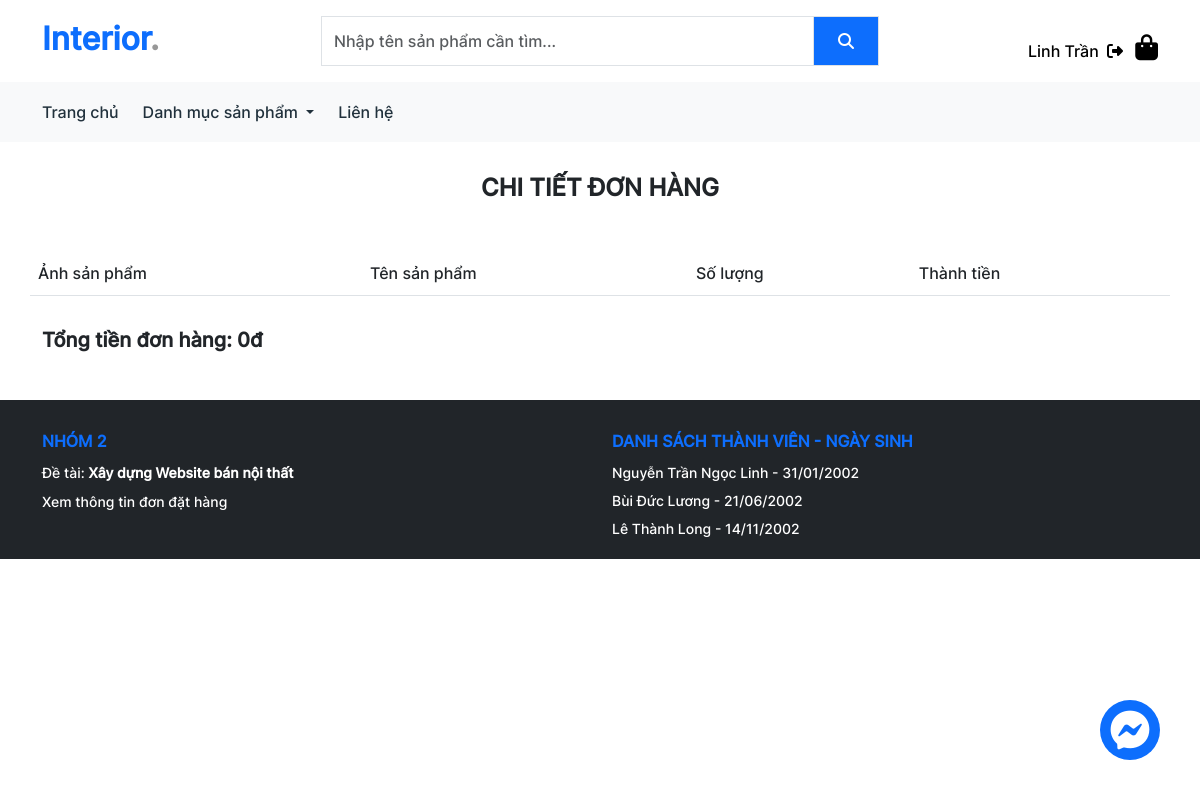
/view_order.php (signed in), run on an earlier commit of the app's database.
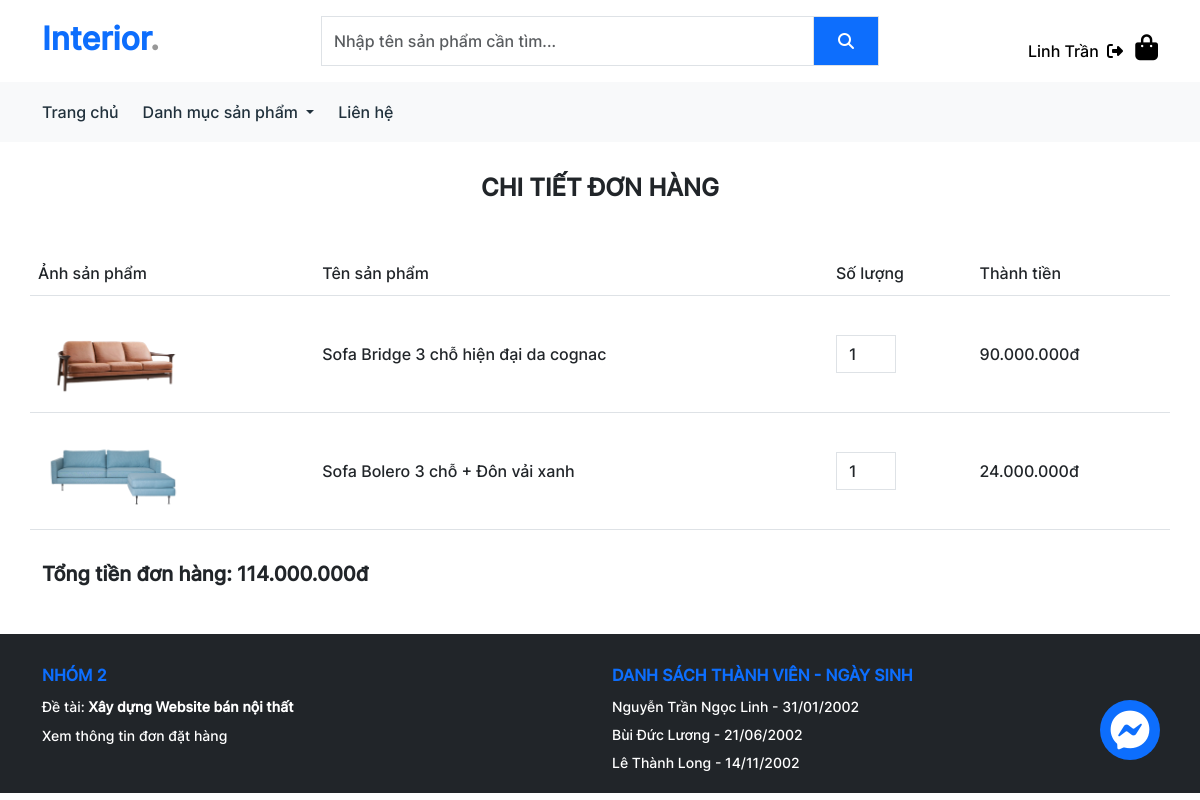
And on a later commit of the database.
### tables this page shows
CREATE TABLE `order_product` (
  `id` int(11) NOT NULL,
  `order_id` int(11) NOT NULL,
  `product_id` int(11) NOT NULL,
  `quantity` int(11) NOT NULL
);

CREATE TABLE `products` (
  `id` int(11) NOT NULL,
  `name` varchar(100) NOT NULL,
  `price` int(11) NOT NULL,
  `discount` int(11) NOT NULL,
  `image` text NOT NULL,
  `category_id` int(11) NOT NULL,
  `description` text NOT NULL
);

### classes/database.php (called while the page is built, shortened)
<?php
class Database
{
  private $conn = null;
  public function __construct()
  {
    $this->conn = new mysqli(DB_HOST, DB_USER, DB_PASS, DB_NAME);
  }
  public function viewOrderDetail($id)
  {
    $data = array();
    $sql = "SELECT * FROM `order_product` INNER JOIN orders_detail ON orders_detail.id = order_product.order_id INNER JOIN products ON products.id = order_product.product_id WHERE orders_detail.user_id = ?";
    $stmt = $this->conn->prepare($sql);
    $stmt->bind_param("i", $id);
    $stmt->execute();
    $result = $stmt->get_result();
    while ($row = $result->fetch_assoc()) {
      $data[] = $row;
    }
    return $data;
  }
}

### view_order.php (the view, shortened to what this page needs)
<!DOCTYPE html>
<html lang="en">
<head>
  <link rel="stylesheet" href="./assets/fonts/css/all.min.css" />
  <link rel="stylesheet" href="./lib/boostrap/css/bootstrap.min.css" />
  <link rel="stylesheet" href="./assets/css/app.css" />
</head>
<body>
  <div id="root">
    <?php
    include_once("./includes/header.php");
    include_once("./includes/messenger.php");
    require_once("./classes/database.php");
    $db = new Database();
    ?>
    <div class="container mt-3">
      <div class="row">
        <h4 class="text-uppercase text-center pb-5">Chi tiết đơn hàng</h4>
        <?php
        if (isset($_SESSION["user"])) :
        ?>
          <table class="table">
            <thead>
              <tr>
                <td>Ảnh sản phẩm</td>
                <td>Tên sản phẩm</td>
                <td>Số lượng</td>
                <td>Thành tiền</td>
              </tr>
            </thead>
            <tbody>
              <?php
              $order_detail = $db->viewOrderDetail($_SESSION["user"]["id"]);
              $total = 0;
              foreach ($order_detail as $p) :
                $total += ($p["price"] - ($p["price"] * $p["discount"] / 100)) * $p["quantity"];
              ?>
                <tr>
                  <td><img src="./assets/images/<?= $p["image"] ?>" class="object-fit-cover" width="150" height="100" alt=""></td>
                  <td>
                    <?= $p["name"] ?>
                  </td>
                  <td>
                    <input type="number" value="<?= $p["quantity"] ?>" class="form-control shadow-none" style="width: 60px;" readonly>
                  </td>
                  <td>
                    <?= number_format(($p["price"] - ($p["price"] * $p["discount"] / 100)) * $p["quantity"], 0, '', '.') ?>đ
                  </td>
                </tr>
              <?php endforeach; ?>
            </tbody>
          </table>
          <h5 class="pt-3">Tổng tiền đơn hàng: <?= number_format($total, 0, '', '.') ?>đ</h5>
        <?php
        endif; ?>
      </div>
    </div>
    <?php
    include_once("./includes/footer.php");
    ?>
  </div>
</body>
</html>

What changed in the data, as far as the page shows it:
added order_product: product.image (picture), product.name "Sofa Bridge 3 chỗ hiện đại da cognac", quantity "1", ($p["price"] - ($p["price"] * $p["discount"] / 100)) * $p["quantity"] "90.000.000"
added order_product: product.image (picture), product.name "Sofa Bolero 3 chỗ + Đôn vải xanh", quantity "1", ($p["price"] - ($p["price"] * $p["discount"] / 100)) * $p["quantity"] "24.000.000"
Also different on the page:
$total: "0" → "114.000.000"
